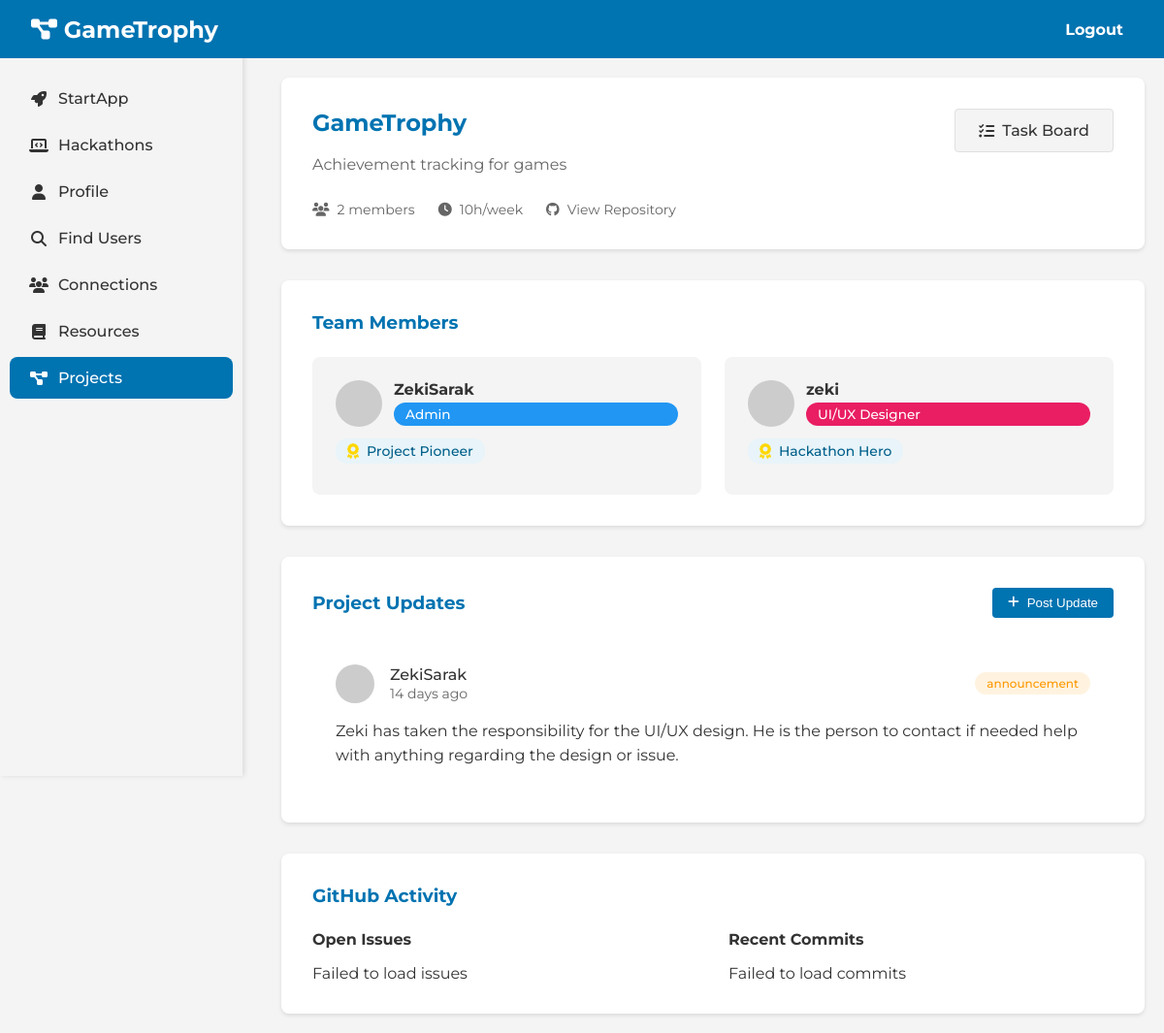
The app's page /project/1 (signed in) with its own data.
### tables this page shows
CREATE TABLE projects (id INTEGER PRIMARY KEY AUTOINCREMENT, title TEXT NOT NULL, description TEXT, github_repo TEXT, weekly_commitment INTEGER, created_at TIMESTAMP DEFAULT CURRENT_TIMESTAMP, created_by TEXT NOT NULL, FOREIGN KEY(created_by) REFERENCES users(username));

CREATE TABLE project_members (id INTEGER PRIMARY KEY AUTOINCREMENT, project_id INTEGER NOT NULL, username TEXT NOT NULL, member_role TEXT NOT NULL, role_description TEXT, skills_utilized TEXT, joined_at TIMESTAMP DEFAULT CURRENT_TIMESTAMP, status TEXT NOT NULL DEFAULT 'accepted', FOREIGN KEY(project_id) REFERENCES projects(id), FOREIGN KEY(username) REFERENCES users(username));

CREATE TABLE badges (id INTEGER PRIMARY KEY AUTOINCREMENT, username TEXT NOT NULL, badge_type TEXT NOT NULL, badge_name TEXT NOT NULL, awarded_at TIMESTAMP DEFAULT CURRENT_TIMESTAMP, FOREIGN KEY(username) REFERENCES users(username));

CREATE TABLE project_updates (id INTEGER PRIMARY KEY AUTOINCREMENT, project_id INTEGER NOT NULL, username TEXT NOT NULL, update_type TEXT NOT NULL, content TEXT NOT NULL, created_at TIMESTAMP DEFAULT CURRENT_TIMESTAMP, FOREIGN KEY(project_id) REFERENCES projects(id), FOREIGN KEY(username) REFERENCES users(username));

### app.py (the view, shortened to what this page needs)
@app.route('/project/<int:project_id>')
def project_detail(project_id):
    if 'username' not in session:
        return redirect(url_for('home'))
    username = session['username']
    project = query_db("""
        SELECT p.*,
               COUNT(DISTINCT CASE WHEN pm.status = 'accepted' THEN pm.id ELSE NULL END) as member_count
        FROM projects p
        LEFT JOIN project_members pm ON p.id = pm.project_id
        WHERE p.id = ?
        GROUP BY p.id
    """, [project_id], one=True)
    if not project:
        flash("Project not found!", "error")
        return redirect(url_for('projects'))
    members = query_db("""
        SELECT pm.*, u.email,
               COUNT(se.id) as skill_endorsements
        FROM project_members pm
        JOIN users u ON pm.username = u.username
        LEFT JOIN skill_endorsements se ON pm.username = se.endorsed_user
        WHERE pm.project_id = ? AND pm.status = 'accepted'
        GROUP BY pm.username
    """, [project_id])
    is_admin = check_project_admin(project_id, username)
    updates = query_db("""
        SELECT pu.*, u.email as profile_image
        FROM project_updates pu
        JOIN users u ON pu.username = u.username
        WHERE pu.project_id = ?
        ORDER BY pu.created_at DESC
        LIMIT 10
    """, [project_id])
    pending_invites = []
    return render_template('project_detail.html',
                         project=project,
                         members=members,
                         updates=updates,
                         is_admin=is_admin,
                         pending_invites=pending_invites,
                         get_user_badges=get_user_badges)

### app.py (called while the page is built)
def get_db():
     db = sqlite3.connect('database.sqlite')
     db.row_factory = sqlite3.Row
     return db

def query_db(query, args=(), one=False):
     cur = get_db().execute(query, args)
     rv = cur.fetchall()
     cur.close()
     return (rv[0] if rv else None) if one else rv

def check_project_admin(project_id, username):
    admin = query_db("""
        SELECT 1 FROM project_members
        WHERE project_id = ? AND username = ?
        AND member_role = 'admin' AND status = 'accepted'
    """, [project_id, username], one=True)
    return bool(admin)

@app.template_filter('gravatar')
def gravatar_url(email, size=80):
    email_hash = hashlib.md5(email.lower().encode('utf-8')).hexdigest()
    return f"https://www.gravatar.com/avatar/{email_hash}?d=identicon&s={size}"

def get_user_badges(username):
    return query_db("""
        SELECT badge_type, badge_name, awarded_at
        FROM badges
        WHERE username = ?
        ORDER BY awarded_at DESC
    """, [username])

### templates/project_detail.html (shortened to what this page needs)
<!DOCTYPE html>
<html lang="en">
<head>
    <link rel="stylesheet" href="{{ url_for('static', filename='css/project_detail.css') }}">
</head>
<body>
    <header>
        <div class="navbar">
            <h1><i class="fas fa-project-diagram"></i> {{ project.title }}</h1>
            <nav>
                <ul>
                    <li><a href="/logout">Logout</a></li>
                </ul>
            </nav>
        </div>
    </header>
    <div class="container">
        <aside class="sidebar">
            <ul>
                <li><a href="/"><i class="fas fa-rocket"></i> StartApp</a></li>
                <li><a href="/hack"><i class="fas fa-laptop-code"></i> Hackathons</a></li>
                <li><a href="/profile"><i class="fas fa-user"></i> Profile</a></li>
                <li><a href="/search_users"><i class="fas fa-search"></i> Find Users</a></li>
                <li><a href="/connections"><i class="fas fa-users"></i> Connections</a></li>
                <li><a href="/resources"><i class="fas fa-book"></i> Resources</a></li>
                <li><a href="/projects" class="active"><i class="fas fa-project-diagram"></i> Projects</a></li>
            </ul>
        </aside>
        <main class="project-content">
            <div class="project-header">
                <div class="project-info">
                    <h2>{{ project.title }}</h2>
                    <p class="project-description">{{ project.description }}</p>
                    <div class="project-meta">
                        <span><i class="fas fa-users"></i> {{ project.member_count }} members</span>
                        <span><i class="fas fa-clock"></i> {{ project.weekly_commitment }}h/week</span>
                        {% if project.github_repo %}
                        <a href="{{ project.github_repo }}" target="_blank" class="github-link">
                            <i class="fab fa-github"></i> View Repository
                        </a>
                        {% endif %}
                    </div>
                </div>
                <div class="project-actions">
                    <a href="{{ url_for('task_board', project_id=project.id) }}" class="task-board-btn">
                        <i class="fas fa-tasks"></i> Task Board
                    </a>
                </div>
            </div>
            <div class="project-sections">
                <section class="team-section">
                    <h3>Team Members</h3>
                    <div class="team-grid">
                        {% for member in members %}
                        <div class="member-card">
                            <div class="member-header">
                                <img src="{{ member.email | gravatar }}" alt="{{ member.username }}" class="member-avatar">
                                <div class="member-info">
                                    <h4>{{ member.username }}</h4>
                                    <span class="role-bubble {{ member.member_role }}">
                                        {% if member.member_role == 'admin' %}
                                            Admin
                                        {% elif member.member_role == 'frontend' %}
                                            Frontend Dev
                                        {% elif member.member_role == 'backend' %}
                                            Backend Dev
                                        {% elif member.member_role == 'fullstack' %}
                                            Full Stack
                                        {% elif member.member_role == 'ui-ux' %}
                                            UI/UX Designer
                                        {% elif member.member_role == 'pm' %}
                                            Project Manager
                                        {% else %}
                                            {{ member.member_role | title }}
                                        {% endif %}
                                    </span>
                                </div>
                            </div>
                            <div class="member-badges">
                                {% set user_badges = get_user_badges(member.username) %}
                                {% for badge in user_badges %}
                                <div class="badge-item">
                                    <i class="fas fa-award"></i>
                                    <span>{{ badge.badge_name }}</span>
                                </div>
                                {% endfor %}
                            </div>
                        </div>
                        {% endfor %}
                    </div>
                </section>
                <section class="updates-section">
                    <div class="updates-header">
                        <h3>Project Updates</h3>
                        <button onclick="showUpdateModal()" class="post-update-btn">
                            <i class="fas fa-plus"></i> Post Update
                        </button>
                    </div>
                    <div class="updates-list">
                        {% for update in updates %}
                        <div class="update-card">
                            <div class="update-header">
                                <img src="{{ update.profile_image | gravatar }}" alt="{{ update.username }}" class="update-avatar">
                                <div class="update-meta">
                                    <span class="update-author">{{ update.username }}</span>
                                    <span class="update-time">{{ update.created_at | timeago }}</span>
                                </div>
                                <span class="update-type {{ update.update_type }}">{{ update.update_type }}</span>
                            </div>
                            <p class="update-content">{{ update.content }}</p>
                        </div>
                        {% endfor %}
                    </div>
                </section>
                {% if project.github_repo %}
                <section class="github-section">
                    <h3>GitHub Activity</h3>
                    <div class="github-content">
                        <div class="github-issues">
                            <h4>Open Issues</h4>
                            <div id="issuesList" class="issues-list">
                            </div>
                        </div>
                        <div class="github-commits">
                            <h4>Recent Commits</h4>
                            <div id="commitsList" class="commits-list">
                            </div>
                        </div>
                    </div>
                </section>
                {% endif %}
            </div>
        </main>
    </div>
</body>
</html>

### records on screen
projects: title "GameTrophy", description "Achievement tracking for games", weekly_commitment "10"
project_members: username "ZekiSarak", member_role "Admin"
badges: badge_name "Project Pioneer"
project_members: username "zeki", member_role "UI/UX Designer"
badges: badge_name "Hackathon Hero"
project_updates: username "ZekiSarak", created_at "14 days ago", update_type "announcement", content "Zeki has taken the responsibility for the UI/UX design. He is the person to contact if needed help with anything regarding the design or issue."

### other values on screen
{{ project.member_count }} "2"
